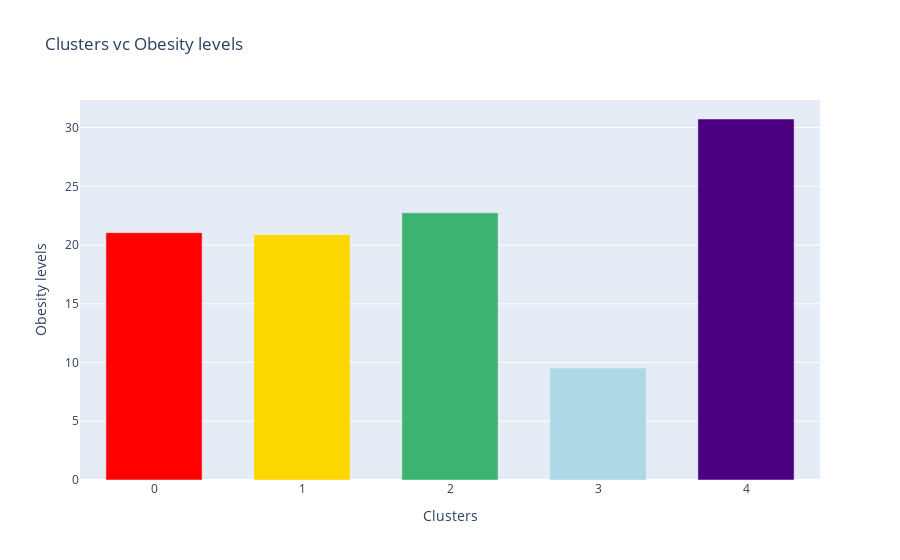

Notebook code for this chart:
### Code cell
HpCl = df.groupby('Cluster_ID')['Obesity levels(Country)'].mean()
HpCl = pd.DataFrame(HpCl)

colors =  ["red","gold","mediumseagreen","lightblue","indigo"]
data = [
    go.Bar(
        y = HpCl['Obesity levels(Country)'],
        name = "Clusters vc Obesity levels",
        marker_color = colors,
        width= np.repeat(0.65,len(HpCl)), # Cambiar la anchura de cada barra,
    )
]

layout = go.Layout(title = "Clusters vc Obesity levels", yaxis_title = "Obesity levels", 
                   xaxis_title = "Clusters",
                  )

fig = go.Figure(data = data, layout = layout)

fig.show()

### Figure 1 — Plotly figure (JSON) as saved in the notebook; plotly's stock layout.template omitted (floating-point values rounded to 4 significant figures)
{"data": [{"marker": {"color": ["red", "gold", "mediumseagreen", "lightblue", "indigo"]}, "name": "Clusters vc Obesity levels", "type": "bar", "width": [0.65, 0.65, 0.65, 0.65, 0.65], "y": [21.05, 20.87, 22.74, 9.533, 30.73]}], "layout": {"title": {"text": "Clusters vc Obesity levels"}, "xaxis": {"title": {"text": "Clusters"}}, "yaxis": {"title": {"text": "Obesity levels"}}}}
